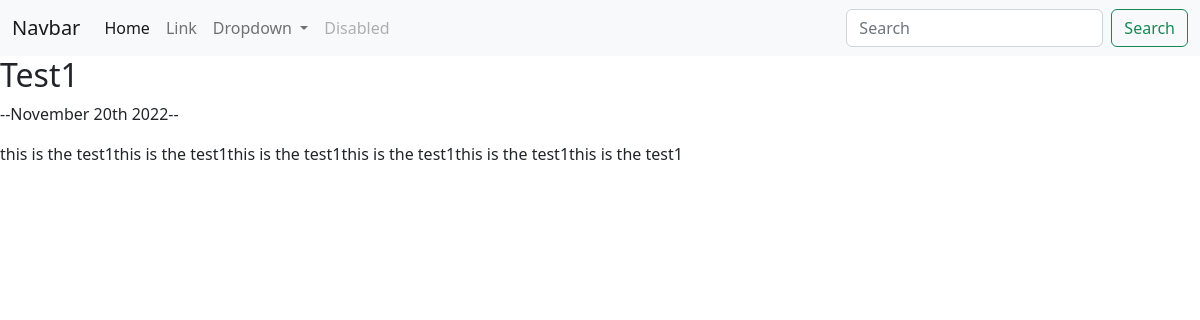
Page /blog/1/ on the committed database.
### blog/models.py (models this page shows, shortened)
class Blog(models.Model):
    title = models.CharField(max_length=200)
    description = models.TextField()
    date = models.DateField()

### blog/views.py (the view)
# urls.py: path("<int:blog_id>/", views.detail, name='detail'),
def detail(request, blog_id):
    blog = get_object_or_404(Blog, pk=blog_id)
    return render(request, 'blog/detail.html', {'blog':blog})

### blog/templates/blog/detail.html
{% extends 'portfolio/base.html' %}
{% block content %}
    <h2>{{ blog.title }}</h2>
    <p>--{{ blog.date|date:'F jS Y' }}--</p>
    <p>{{ blog.description|safe }}</p>
{% endblock %}

### rows in the picture
Blog: title "Test1", date "November 20th 2022", description "this is the test1this is the test1this is the test1this is the test1this is the test1this is the test1"
